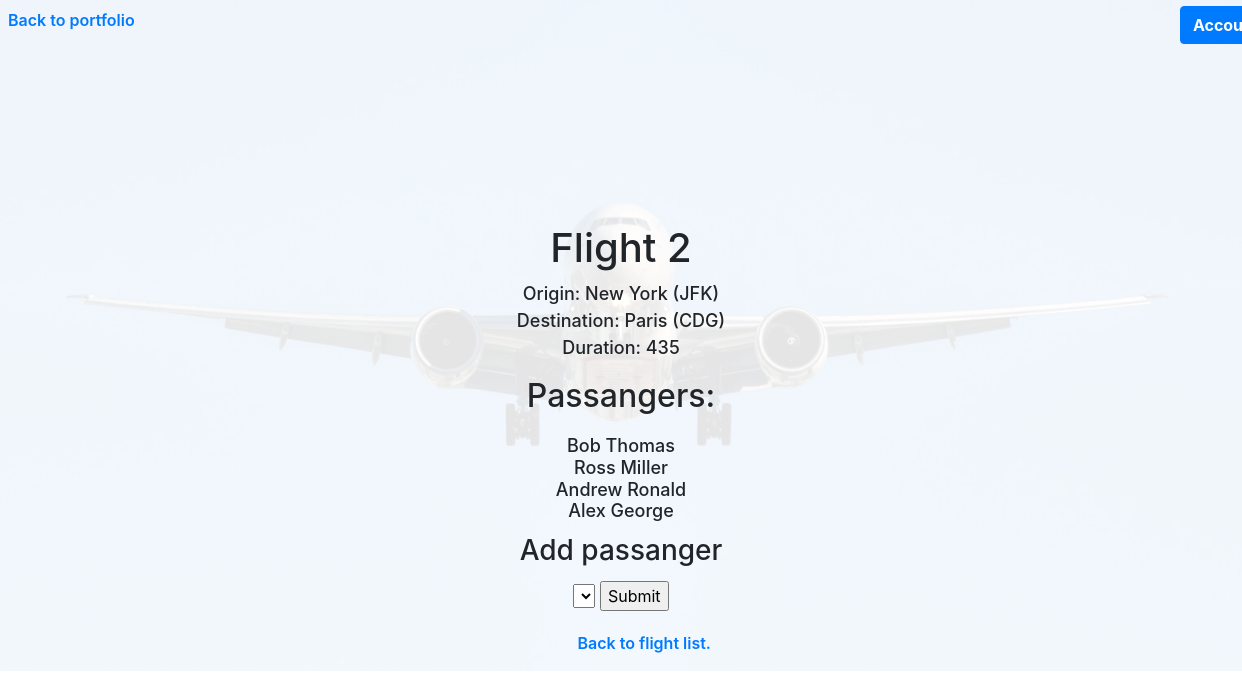
Page /flights/2 on the committed database.
### flights/models.py (models this page shows, shortened)
class Flight(models.Model):
    origin = models.ForeignKey(Airport, on_delete=models.CASCADE, related_name="departures")
    destination = models.ForeignKey(Airport, on_delete=models.CASCADE, related_name="arrivals")
    duration = models.IntegerField()

class Airport(models.Model):
    code = models.CharField(max_length=3)
    city = models.CharField(max_length=64)
    def __str__(self):
        return f"{self.city} ({self.code})"

class Passanger(models.Model):
    first = models.CharField(max_length=64)
    last = models.CharField(max_length=64)
    flights = models.ManyToManyField(Flight, blank=True, related_name="passangers")
    def __str__(self):
        return f"{self.first} {self.last}"

### flights/views.py (the view)
# urls.py: path("<int:flight_id>", views.flight, name="flight"),
def flight(request, flight_id):
    flight = Flight.objects.get(pk=flight_id)
    return render(request, "flights/flight.html",{
        "flight":flight,
        "passangers": flight.passangers.all(),
        "non_passangers": Passanger.objects.exclude(flights=flight).all()
    })

### flights/templates/flights/flight.html (shortened to what this page needs)
{% extends "flights/layout.html" %}
{% block body %}
    <h1> Flight {{flight.id}}
    </h1>
    <ul id="flights">
        <li>Origin: {{flight.origin}}</li>
        <li>Destination: {{flight.destination}}</li>
        <li>Duration: {{flight.duration}}</li>
    </ul>
    <h2>Passangers:
        {% for passanger in passangers %}
            <li id="pass">{{passanger}}
            </li>
        {% empty %}
            <li id="pass">No passangers.</li>
        {% endfor %}
    </h2>
    <h3>Add passanger</h3>
    <form id="book" action="{% url 'book' flight.id %}" method="post">
        <select name="passanger">
        </select>
        <input type="submit">
    </form>
    <a id="back" href="{% url 'flights' %}">Back to flight list.</a>
{% endblock %}

### flights/static/flights/styles.css (style rules this page uses)
body { background-color:white; }
html { margin: 0px; }
h1 { position: relative; text-align: center; top:200px; }
li { position: relative; top:200px; text-align: center; font-weight: 500; text-decoration: none; font-size: large; list-style-type: none; }
#flights { position: relative; left:-20px; }
h3 { position: relative; top:224px; text-align: center; }
#book { position: relative; top:230px; text-align: center; }
#back { position: relative; top:250px; left:46.5%; font-weight: 600; }
h2 { position: relative; top:200px; text-align: center; }
#pass { position: relative; top:20px; text-align: center; }

### rows in the picture
Flight: id "2", origin "New York (JFK)", destination "Paris (CDG)", duration "435"
Passanger: first+last "Bob Thomas"
Passanger: first+last "Ross Miller"
Passanger: first+last "Andrew Ronald"
Passanger: first+last "Alex George"
